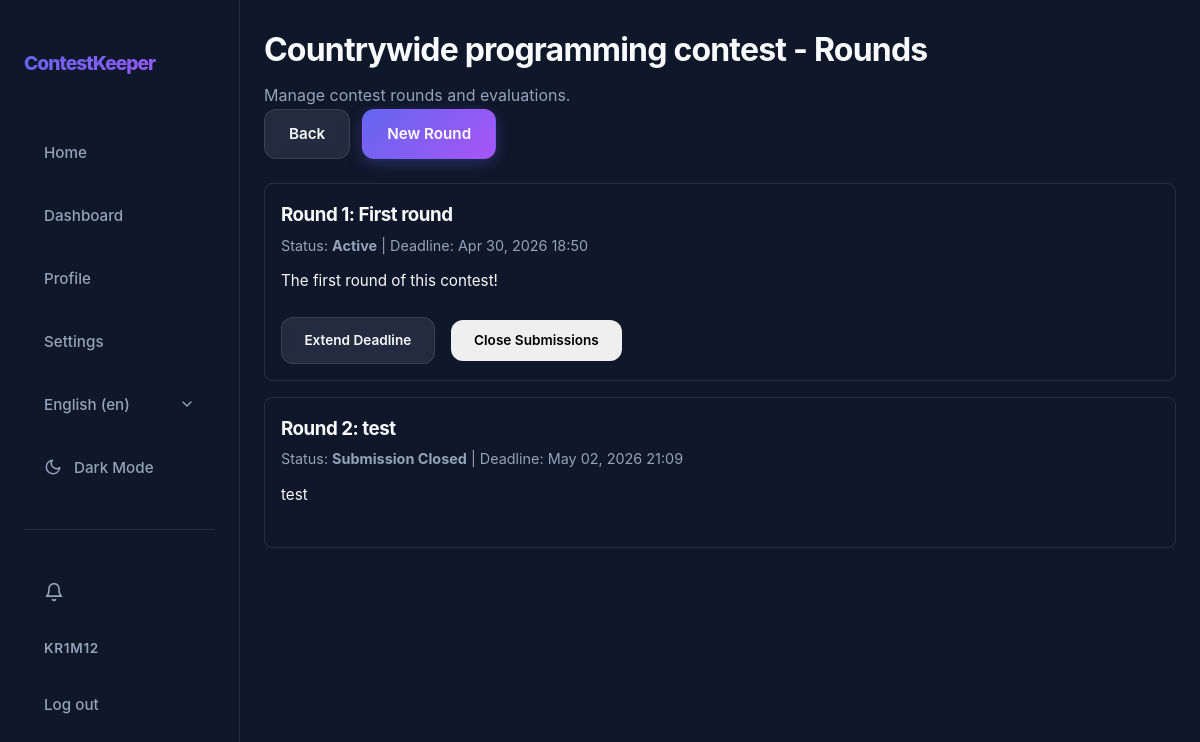
Before: /en/contests/16/rounds/ (signed in) with the older database file.
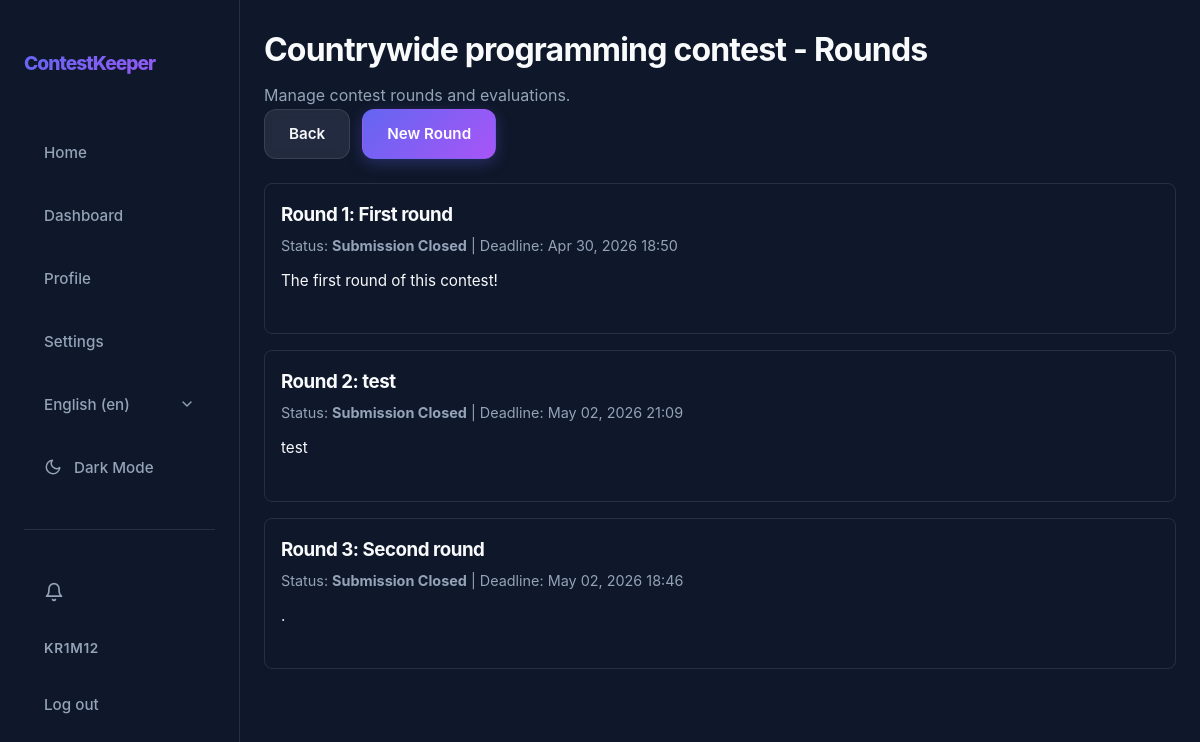
After: the same page with the newer database file.
### app/models.py (models this page shows, shortened)
class Round(models.Model):
    class Status(models.TextChoices):
        DRAFT = "DRAFT", _("Draft")
        ACTIVE = "ACTIVE", _("Active")
        SUBMISSION_CLOSED = "SUBMISSION_CLOSED", _("Submission Closed")
        EVALUATED = "EVALUATED", _("Evaluated")
    contest = models.ForeignKey(Contest, on_delete=models.CASCADE, related_name="rounds")
    title = models.CharField(max_length=200)
    description = models.TextField()
    tech_requirements = models.TextField()
    must_have = models.JSONField(default=list, help_text="List of required checklist items")
    start_time = models.DateTimeField()
    deadline = models.DateTimeField()
    materials = models.JSONField(default=list, blank=True, null=True, help_text="List of {label, url}")
    status = models.CharField(max_length=20, choices=Status.choices, default=Status.DRAFT)
    order = models.PositiveIntegerField(default=0, help_text="Round number within contest")
    created_by = models.ForeignKey(User, on_delete=models.SET_NULL, null=True, related_name="created_rounds")
    created_at = models.DateTimeField(auto_now_add=True)
    class Meta:
        ordering = ["contest", "order", "created_at"]
        unique_together = ("contest", "order")

### app/views/views_rounds.py (the view)
# urls.py: path("<int:pk>/rounds/",                    views.RoundListView.as_view(),     name="contest_rounds"),
class RoundListView(OrganizerRequiredMixin, ListView):
    template_name = "app/rounds/round_list.html"
    context_object_name = "rounds"
    def get_queryset(self):
        self.contest = get_object_or_404(Contest, pk=self.kwargs["pk"])
        return Round.objects.filter(contest=self.contest).order_by("order")
    def get_context_data(self, **kwargs):
        return super().get_context_data(contest=self.contest, **kwargs)

### app/context_processors.py (called while the page is built)
def notification_count(request):
    if request.user.is_authenticated:
        return {
            'unread_notification_count': request.user.notifications.filter(is_read=False).count()
        }
    return {'unread_notification_count': 0}

### app/views/views_base.py (called while the page is built)
    def dispatch(self, request, *args, **kwargs):
        self.contest = get_object_or_404(Contest, pk=kwargs["pk"])
        return super().dispatch(request, *args, **kwargs)

    def get_context_data(self, **kwargs):
        context = super().get_context_data(**kwargs)
        context["contest"] = self.contest
        return context

    def dispatch(self, request, *args, **kwargs):
        self.contest = get_object_or_404(Contest, pk=kwargs["pk"])
        if not request.user.is_authenticated:
            return self.handle_no_permission()
        if self.contest.organizer != request.user and not request.user.is_staff:
            return HttpResponseForbidden("You are not the organizer of this contest.")
        return super().dispatch(request, *args, **kwargs)

### app/templates/app/rounds/round_list.html (shortened to what this page needs)
{% extends 'app/core/base.html' %}
{% load static i18n %}
{% block extra_css %}
<link rel="stylesheet" href="{% static 'css/rounds/round_list.css' %}">
<link rel="stylesheet" href="{% static 'css/core/nav.css' %}">
{% endblock %}
{% block content %}
        <div class="detail-card div-009">
            <div class="detail-header div-005">
                <div>
                    <h1 class="detail-title">{{ contest.name }} - {% trans "Rounds" %}</h1>
                    <p class="p-003">{% trans "Manage contest rounds and evaluations." %}</p>
                </div>
                <div class="div-004">
                    <a href="{% url 'contest_detail' contest.pk %}" class="btn btn-secondary">{% trans "Back" %}</a>
                    <a href="{% url 'round_create' contest.pk %}" class="btn btn-primary">{% trans "New Round" %}</a>
                </div>
            </div>
            {% if rounds %}
                <div class="div-003">
                    {% for round in rounds %}
                        <div class="div-006">
                            <div class="div-007">
                                <div>
                                    <h3 class="h3-001">
                                        <a href="{% url 'round_detail' contest.pk round.id %}" class="a-001">
                                        </a>
                                    </h3>
                                    <p class="p-002">
                                        {% trans "Status" %}: <strong>{{ round.get_status_display }}</strong>
                                        | {% trans "Deadline" %}: {{ round.deadline|date:"M d, Y H:i" }}
                                    </p>
                                </div>
                            </div>
                            <p class="p-001">{{ round.description|truncatewords:20 }}</p>
                            <div class="div-010">
                                {% if round.status == 'DRAFT' %}
                                    <div class="div-001">
                                        <a href="{% url 'round_edit' contest.pk round.id %}" class="btn btn-secondary a-002">{% trans "Edit" %}</a>
                                        <form action="{% url 'round_activate' contest.pk round.id %}" method="POST" class="form-001">
                                            {% csrf_token %}
                                            <button type="submit" class="btn btn-primary a-002">{% trans "Activate" %}</button>
                                        </form>
                                    </div>
                                {% elif round.status == 'ACTIVE' %}
                                    <div class="div-002">
                                        <a href="{% url 'round_extend_deadline' contest.pk round.id %}" class="btn btn-secondary a-002">{% trans "Extend Deadline" %}</a>
                                        <form action="{% url 'round_close_submissions' contest.pk round.id %}" method="POST" class="form-001">
                                            <button type="submit" class="btn btn-tinted a-002">{% trans "Close Submissions" %}</button>
                                        </form>
                                    </div>
                                {% endif %}
                            </div>
                        </div>
                    {% endfor %}
                </div>
            {% else %}
                <div class="div-008">
                    <p>{% blocktrans with url=round_create_url %}No rounds created yet. <a href="{{ url }}">Create the first round</a>{% endblocktrans %}</p>
                </div>
            {% endif %}
        </div>
{% endblock %}

Changed rows visible on the page:
changed Round "Round 1: First round": status "Active" → "Submission Closed"; trans "Extend Deadline" → (not shown); trans "Close Submissions" → (not shown)
added Round: status "Submission Closed", deadline "May 02, 2026 18:46", description "."
